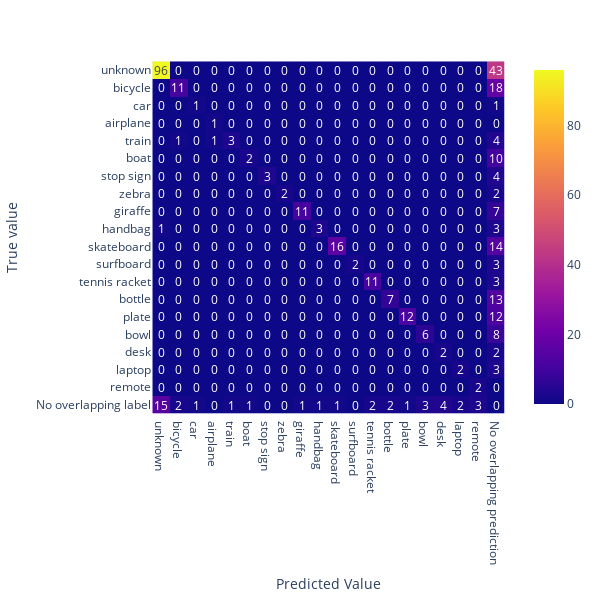

The notebook cell this image was saved under:
### Markdown cell above
### Run the check <a name='run_check'></a>

### Code cell
from deepchecks.vision.checks.performance import ConfusionMatrixReport

check = ConfusionMatrixReport(categories_to_display=20)
check.run(train_ds, yolo)

### Figure 1 — Plotly figure (JSON) as saved in the notebook; plotly's stock layout.template omitted (floating-point values rounded to 4 significant figures; data arrays with more than 128 entries replaced by an {"elided": "..."} marker saying what was removed)
{"data": [{"coloraxis": "coloraxis", "hovertemplate": "x: %{x}<br>y: %{y}<br>color: %{z}<extra></extra>", "name": "0", "texttemplate": "%{z}", "type": "heatmap", "x": ["unknown", "bicycle", "car", "airplane", "train", "boat", "stop sign", "zebra", "giraffe", "handbag", "skateboard", "surfboard", "tennis racket", "bottle", "plate", "bowl", "desk", "laptop", "remote", "No overlapping prediction"], "xaxis": "x", "y": ["unknown", "bicycle", "car", "airplane", "train", "boat", "stop sign", "zebra", "giraffe", "handbag", "skateboard", "surfboard", "tennis racket", "bottle", "plate", "bowl", "desk", "laptop", "remote", "No overlapping label"], "yaxis": "y", "z": {"elided": "20x20 int values"}}], "layout": {"coloraxis": {"colorscale": [[0, "#0d0887"], [0.1111, "#46039f"], [0.2222, "#7201a8"], [0.3333, "#9c179e"], [0.4444, "#bd3786"], [0.5556, "#d8576b"], [0.6667, "#ed7953"], [0.7778, "#fb9f3a"], [0.8889, "#fdca26"], [1, "#f0f921"]]}, "height": 600, "margin": {"t": 60}, "width": 600, "xaxis": {"anchor": "y", "autorange": true, "constrain": "domain", "domain": [0.03022, 0.9698], "range": [-0.5, 19.5], "scaleanchor": "y", "title": {"text": "Predicted Value"}, "type": "category"}, "yaxis": {"anchor": "x", "autorange": true, "constrain": "domain", "domain": [0, 1], "range": [19.5, -0.5], "title": {"text": "True value"}, "type": "category"}}}
